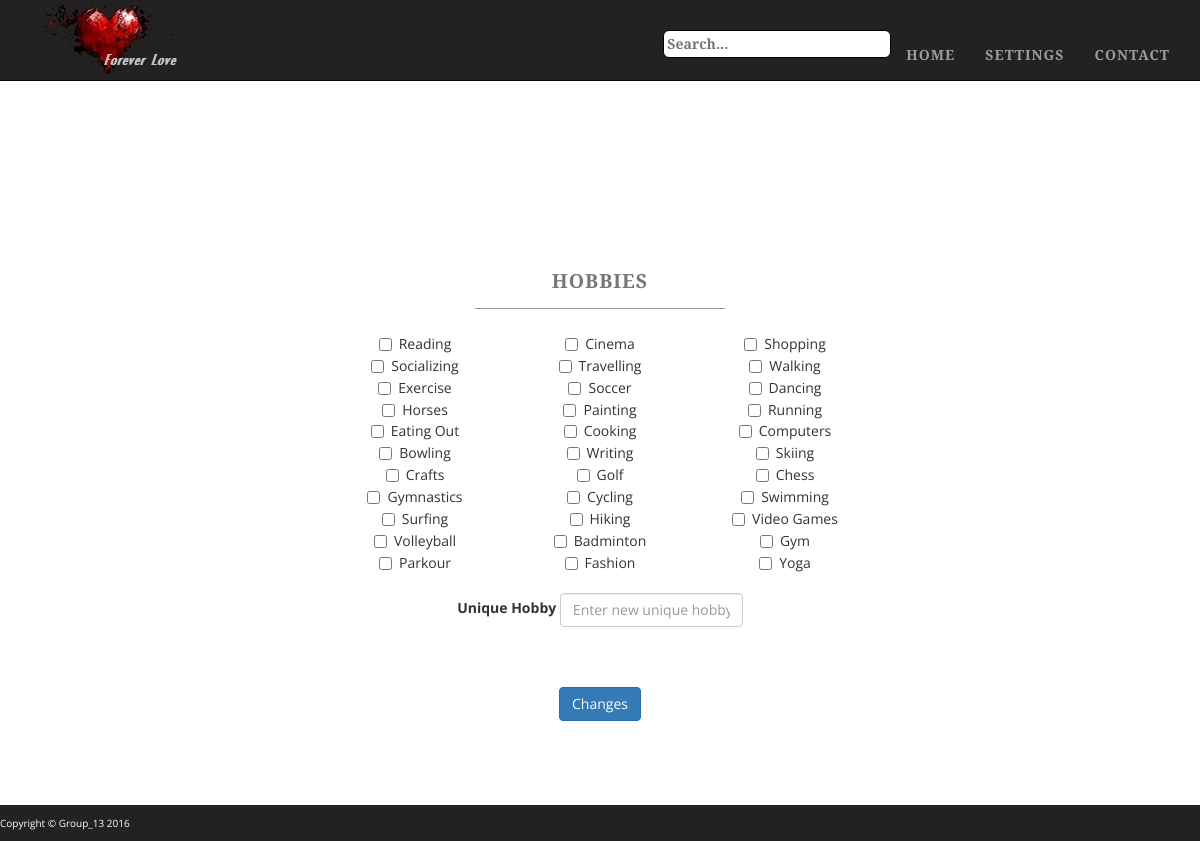
The app's page /updateHobbiesPage.php, older data.
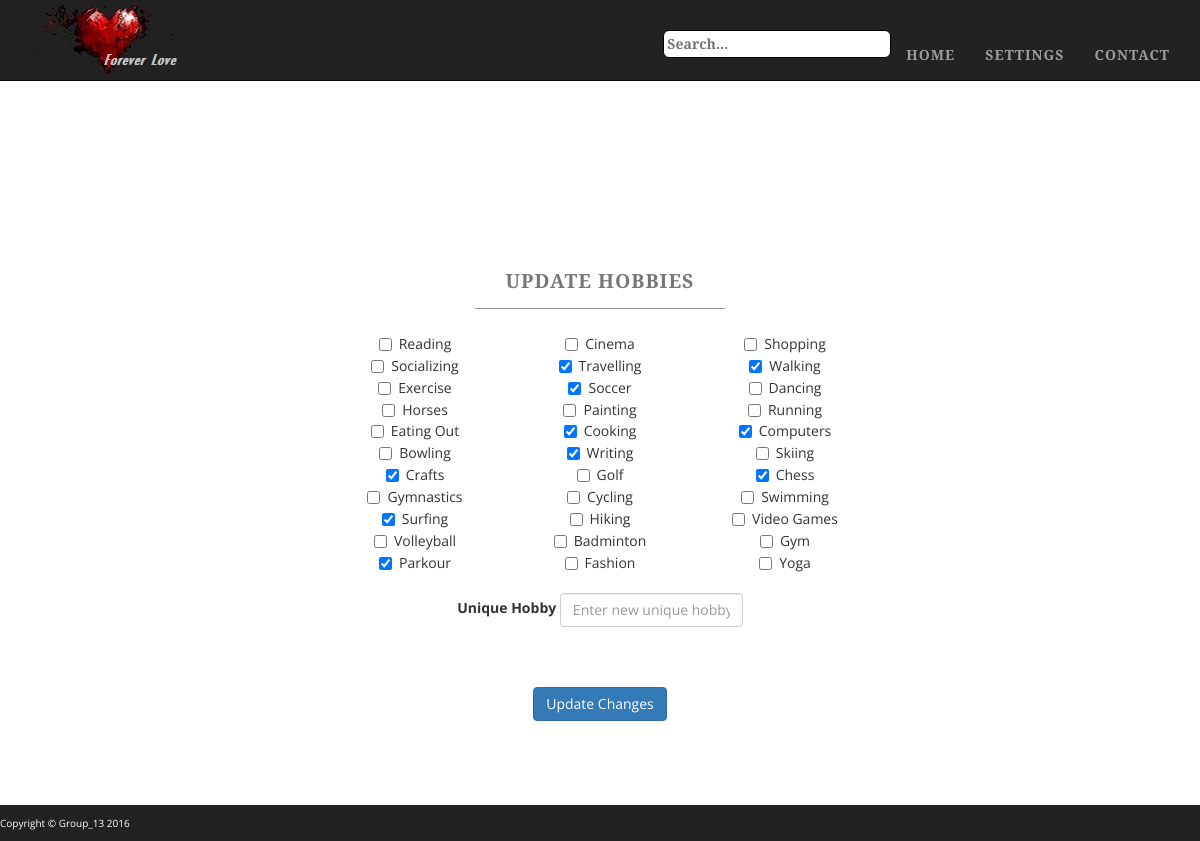
The same page, newer data.
### tables this page shows
CREATE TABLE IF NOT EXISTS `unique_hobby` (
  `user_id` int(11) NOT NULL,
  `unique_hobby` varchar(256) DEFAULT NULL,
  KEY `unique_hobby_ibfk_1` (`user_id`)
);

### classes/DB.php (called while the page is built, shortened)
<?php
class DB{
    private static $instance = null;
    private $pdo, $query, $error = false, $results, $count = 0;
    private function __construct(){
        try{
            $this->pdo = new PDO(
                'mysql:host='.Config::get('mysql/host').';dbname='.Config::get('mysql/db'),
                Config::get('mysql/username'),
                Config::get('mysql/password')
            );
        }catch (PDOException $e){
            die($e->getMessage());
        }
    }
    public static function getInstance(){
        if(!isset(self::$instance)){
            self::$instance = new DB();
        }
        return self::$instance;
    }
    public function query($sql, $params = []){
        if($this->query = $this->pdo->prepare($sql)){
            if($this->query->execute()){
                $this->results = $this->query->fetchAll(PDO::FETCH_OBJ);
            }
            else{
                $this->error = true;
            }
        }
        return $this;
    }
    public function results(){
        return $this->results;
    }
}

### classes/ReturnShortcuts.php (called while the page is built, shortened)
<?php
class ReturnShortcuts
{
    public static function returnHobbyNames(){
        $resultFinal = array();
        $sql = "SELECT hobby_name, hobby_id " .
            "FROM user_hobbies  ";
        $results = DB::getInstance()->query($sql)->results();
        foreach ($results as $result) {
            $resultFinal[$result->hobby_id] = $result->hobby_name;
        }
        return $resultFinal;
    }
}

### classes/Config.php (called while the page is built)
<?php
class Config{
    public static function get($path = null){
        if($path){
            $config = $GLOBALS['config'];
            $path = explode('/', $path);
            foreach($path as $bit){
                if(isset($config[$bit]))
                    $config = $config[$bit];
            }
            return $config;
        }
        return false;
    }
}

### classes/UserServiceMgr.php (called while the page is built, shortened)
<?php
class UserServiceMgr
{
    public static function determineUpdateOrReg($uid){
        $sql = "SELECT unique_hobby ".
            "FROM unique_hobby  ".
            "WHERE user_id = '".$uid."'";
        $results = DB::getInstance()->query($sql)->results();
        foreach($results as $result) {
            if ($result->unique_hobby == null) {
                $updOrReg = "Register";
            } else {
                $updOrReg = "Update";
            }
        }
       return $updOrReg;
    }
}

### updateHobbiesPage.php (the view, shortened to what the changed rows need)
<!DOCTYPE html>
<html>
<head>
    <?php
    include($_SERVER['DOCUMENT_ROOT'].'/classes/UserServiceMgr.php');
    include($_SERVER['DOCUMENT_ROOT'].'/classes/ReturnShortcuts.php');
    $uid = 5;
    $regOrUpdate = UserServiceMgr::determineUpdateOrReg($uid);
    $dbvalue=array();
    if($regOrUpdate == "Update"){
        $dbvalue = ReturnShortcuts::returnHobbies($uid);
    }
    $hobbyNames = ReturnShortcuts::returnHobbyNames();
    ?>
    <link href="css/bootstrap.min.css" rel="stylesheet">
    <link href="css/custom-base-page.css" rel="stylesheet">
    <link href="css/custom-form-page.css" rel="stylesheet">
</head>
<body class="full">
<div class="container">
    <div class="row">
        <div class="box">
            <div class="col-lg-12 text-center">
                <br><br>
                <h2>
                    <small>
                        <strong><?php echo $regOrUpdate?> Hobbies</strong>
                    </small>
                </h2>
                <br>
                <form role ="form" class="form-inline" action="updateHobbiesPage.php" method="post">
                    <div class="row">
                        <div class="col-md-12">
                            <?php
                            function createOption($name, $dbvalue, $regOrUpdate){
                                $html = '<div class="col-md-4"'.'>'.'<div class="form-group">'. '<label class="checkbox-inline">';
                                $html .= '<input type="checkbox" name="'.$name.'" id="'.$name.'"'.checked($name, $dbvalue,  $regOrUpdate).'>';
                                $html .= ucwords(str_replace('_', ' ', $name));
                                $html .= '</label></div></div>';
                                echo $html;
                            }
                            function checked($name, $dbvalue, $regOrUpdate){
                                return ($dbvalue[$name] == 1 ? 'checked' : '');
                            }
                            ?>
                            <fieldset>
                                <?php
                                for($i=1; $i<count($hobbyNames)-1; $i++){
                                    createOption($hobbyNames[$i], $dbvalue, $regOrUpdate);
                                }
                                ?>
                            </fieldset>
                            <br>
                        </div>
                    </div>
                    <br><br>
                    <input type="submit" name="Send" class="btn btn-primary" Value="<?php echo $regOrUpdate?> Changes">
                </form>
                <br><br>
                <br><br>
            </div>
        </div>
    </div>
</div>
</body>
</html>

Row changes from the older to the newer data that the page shows:
added unique_hobby: unique_hobby "UPDATE", Send "Update Changes"
Text that changed along with them:
form field checked: "☐" → "☑"
form field Send: "Changes" → (not shown)
